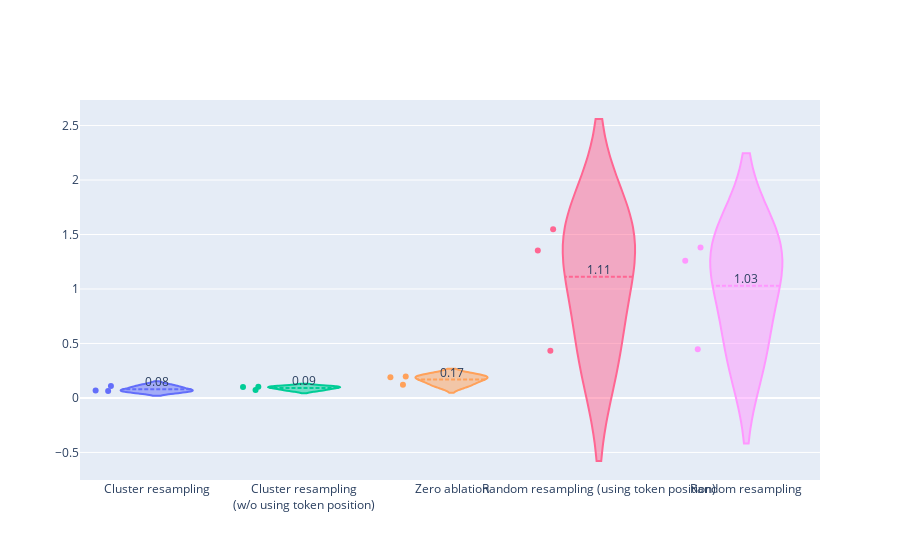

Source (notebook cell):
### Code cell
# Plot mean KLD

import plotly.graph_objects as go
import pandas as pd

# Create a DataFrame by concatenating the data from all strategies
df = pd.concat([profile["data"] for profile in strategies.values()])

# Create a violin plot for each strategy
fig = go.Figure()

for strategy in df["strategy"].unique():
    strategy_data = df[df["strategy"] == strategy]
    mean_value = strategy_data["mean_kld"].mean()
    fig.add_trace(go.Violin(
        x=strategy_data["strategy"],
        y=strategy_data["mean_kld"],
        name=strategy,
        meanline_visible=True,
        points="all"  # Show all points
    ))
    # Add a text annotation for the mean value
    fig.add_trace(go.Scatter(
        x=[strategy],
        y=[mean_value],
        mode="text",
        text=[f"{round(mean_value, 2)}"],
        textposition="top center",
        showlegend=False
    ))

# Update layout
fig.update_layout(
    xaxis=dict(title="", tickangle=0),
    yaxis=dict(title=""),
    showlegend=False,
)

fig.show()

# Print means
for strategy in strategies.values():
    mean_kld = strategy["data"]["mean_kld"].mean()
    print(f"{strategy['name']}: {mean_kld:.4f}")

### Figure 1 — Plotly figure (JSON) as saved in the notebook; plotly's stock layout.template omitted (floating-point values rounded to 4 significant figures)
{"data": [{"meanline": {"visible": true}, "name": "Cluster resampling", "points": "all", "type": "violin", "x": ["Cluster resampling", "Cluster resampling", "Cluster resampling"], "y": [0.06737, 0.06357, 0.1103]}, {"mode": "text", "showlegend": false, "text": ["0.08"], "textposition": "top center", "type": "scatter", "x": ["Cluster resampling"], "y": [0.0804]}, {"meanline": {"visible": true}, "name": "Cluster resampling<br>(w/o using token position)", "points": "all", "type": "violin", "x": ["Cluster resampling<br>(w/o using token position)", "Cluster resampling<br>(w/o using token position)", "Cluster resampling<br>(w/o using token position)"], "y": [0.1024, 0.07232, 0.1007]}, {"mode": "text", "showlegend": false, "text": ["0.09"], "textposition": "top center", "type": "scatter", "x": ["Cluster resampling<br>(w/o using token position)"], "y": [0.0918]}, {"meanline": {"visible": true}, "name": "Zero ablation", "points": "all", "type": "violin", "x": ["Zero ablation", "Zero ablation", "Zero ablation"], "y": [0.1204, 0.197, 0.1899]}, {"mode": "text", "showlegend": false, "text": ["0.17"], "textposition": "top center", "type": "scatter", "x": ["Zero ablation"], "y": [0.1691]}, {"meanline": {"visible": true}, "name": "Random resampling (using token position)", "points": "all", "type": "violin", "x": ["Random resampling (using token position)", "Random resampling (using token position)", "Random resampling (using token position)"], "y": [0.4336, 1.548, 1.354]}, {"mode": "text", "showlegend": false, "text": ["1.11"], "textposition": "top center", "type": "scatter", "x": ["Random resampling (using token position)"], "y": [1.112]}, {"meanline": {"visible": true}, "name": "Random resampling", "points": "all", "type": "violin", "x": ["Random resampling", "Random resampling", "Random resampling"], "y": [0.4461, 1.382, 1.26]}, {"mode": "text", "showlegend": false, "text": ["1.03"], "textposition": "top center", "type": "scatter", "x": ["Random resampling"], "y": [1.029]}], "layout": {"showlegend": false, "xaxis": {"tickangle": 0, "title": {"text": ""}}, "yaxis": {"title": {"text": ""}}}}
